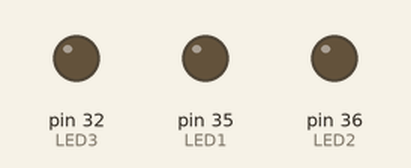
Simulated run of this program. Board: Raspberry Pi (header pin numbers). On the bench: output pins drawn as LEDs (lit = HIGH). The clock reads 2024-03-15 10:24:30 at power-on unless the program sets it.

Above: at 0.5 s.
At 2.5 s:
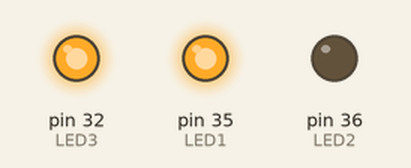
At 3.5 s:
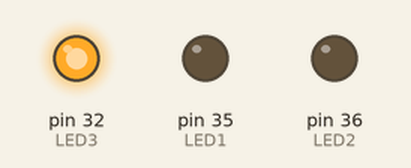
At 4.5 s:
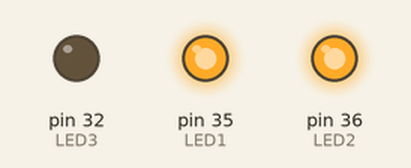
At 6.5 s:
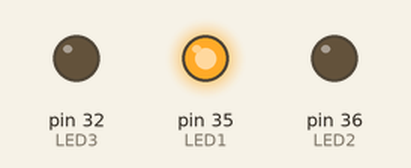
At 9.5 s:
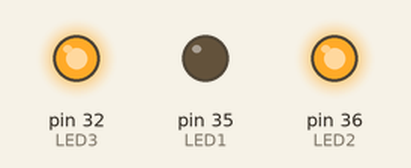
Timing chart, 0 to 10.4 s (numbered marks = the images above):
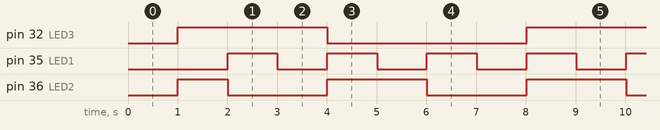

Measured:
- by itself, pin 32 (LED3): repeats every 8.0 s: LOW 4.0 s, HIGH 4.0 s
- by itself, pin 35 (LED1): alternates HIGH for 1.0 s and LOW for 1.0 s
- by itself, pin 36 (LED2): repeats every 4.0 s: LOW 2.0 s, HIGH 2.0 s

The program:

drv_led.py
```python
# debug done.

import RPi.GPIO as GPIO
from time import time, sleep


LED1 = 35
LED2 = 36
LED3 = 32

LED_ON = False
LED_OFF = True

GPIO.setmode(GPIO.BOARD)

GPIO.setup(LED1, GPIO.OUT)
GPIO.setup(LED2, GPIO.OUT)
GPIO.setup(LED3, GPIO.OUT)

def millis():
    return int(time()*1000)

def elapsed(tms):
    return millis()-tms

tms = millis()
cnt = 0;

while True:
    if (elapsed(tms)) >= 1000:
        tms = millis()
        cnt += 1

        if cnt & 0x01:
            GPIO.output(LED1, LED_ON)
        else:
            GPIO.output(LED1, LED_OFF)

        if cnt & 0x02:
            GPIO.output(LED2, LED_ON)
        else:
            GPIO.output(LED2, LED_OFF)

        if cnt & 0x04:
            GPIO.output(LED3, LED_ON)
        else:
            GPIO.output(LED3, LED_OFF)

GPIO.cleanup()
```
